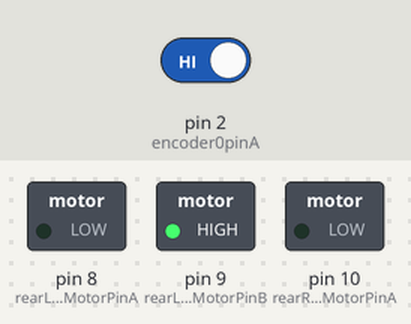
Recording of a sketch running on a simulated Arduino Uno, built with avr-gcc and run on an emulated ATmega328P. Shown: switched loads named in the sketch (green lamp = pin HIGH). The test bench sets the inputs (shaded band); at power-on: pin 2 (encoder0pinA) HIGH. What the sketch prints to the serial monitor is not drawn.

Above: at 2.5 s.
At 7.5 s:
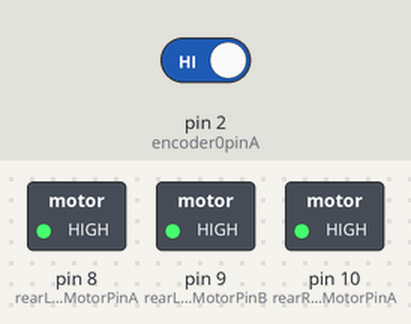
At 12.5 s:
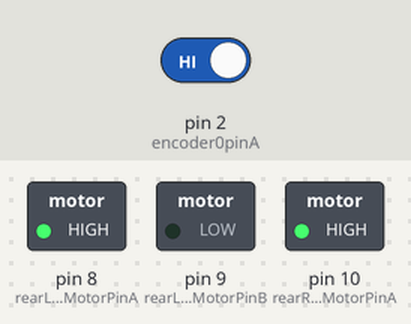
Timing chart, 0 to 19.6 s (numbered marks = the images above):
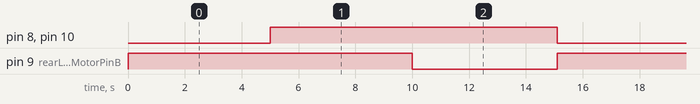

Measured:
- by itself, pin 8 (rearLeftMotorPinA), pin 10 (rearRightMotorPinA): alternates HIGH for 10.1 s and LOW for 5.0 s
- by itself, pin 9 (rearLeftMotorPinB): alternates HIGH for 10.0 s and LOW for 5.1 s
- by itself, everything shown: repeats every 15.1 s, in 3 steps

The sketch:

test.ino
```cpp
const byte encoder0pinA = 2;//A pin -> the interrupt pin 0
const byte encoder0pinB = 4;//B pin -> the digital pin 4

const byte encoder1pinA = 5;//A pin -> the interrupt pin 5
const byte encoder1pinB = 6;//B pin -> the digital pin 6

const byte rearLeftMotorPinA = 8;
const byte rearLeftMotorPinB = 9;
const byte rearRightMotorPinA = 10;
const byte rearRightMotorPinB = 11;

byte encoder0PinALast;
byte encoder1PinALast;
int duration;//the number of the pulses
boolean Direction;//the rotation direction


void setup()
{
  Serial.begin(57600);//Initialize the serial port
  EncoderInit();//Initialize the module
  pinMode(rearLeftMotorPinA,OUTPUT);
  pinMode(rearLeftMotorPinB,OUTPUT);
  pinMode(rearRightMotorPinA,OUTPUT);
  pinMode(rearRightMotorPinA,OUTPUT);
}

void loop()
{
  digitalWrite(rearLeftMotorPinA, LOW);
  digitalWrite(rearLeftMotorPinB, HIGH);
  digitalWrite(rearRightMotorPinA, LOW);
  digitalWrite(rearRightMotorPinB, HIGH);
  delay(5000);
  digitalWrite(rearLeftMotorPinA, HIGH);
  digitalWrite(rearLeftMotorPinB, HIGH);
  digitalWrite(rearRightMotorPinA, HIGH);
  digitalWrite(rearRightMotorPinB, HIGH);
  delay(5000);
  digitalWrite(rearLeftMotorPinA, HIGH);
  digitalWrite(rearLeftMotorPinB, LOW);
  digitalWrite(rearRightMotorPinA, HIGH);
  digitalWrite(rearRightMotorPinB, LOW);
  delay(5000);

  Serial.println("Pulse:");
  Serial.println(duration);
  duration = 0;
  delay(100);
}

void EncoderInit()
{
 Direction = true;//default -> Forward
 pinMode(encoder0pinB,INPUT);
 pinMode(encoder1pinB,INPUT);
 attachInterrupt(0, wheelSpeed, CHANGE);
}

void wheelSpeed()
{
 int Lstate = digitalRead(encoder0pinA);
 int L1state = digitalRead(encoder1pinA);
 if((encoder0PinALast == LOW) && Lstate==HIGH)
 {
   int val = digitalRead(encoder0pinB);
   if(val == LOW && Direction)
  {
     Direction = false; //Reverse
   }
   else if(val == HIGH && !Direction)
   {
     Direction = true;  //Forward
   }
 }
 if((encoder1PinALast == LOW) && L1state==HIGH)
 {
   int val = digitalRead(encoder1pinB);
   if(val == LOW && Direction)
  {
     Direction = false; //Reverse
   }
   else if(val == HIGH && !Direction)
   {
     Direction = true;  //Forward
   }
 }
 encoder0PinALast = Lstate;
 encoder1PinALast = L1state;

 if(!Direction)  duration  ;
 else  duration--;
}
```
